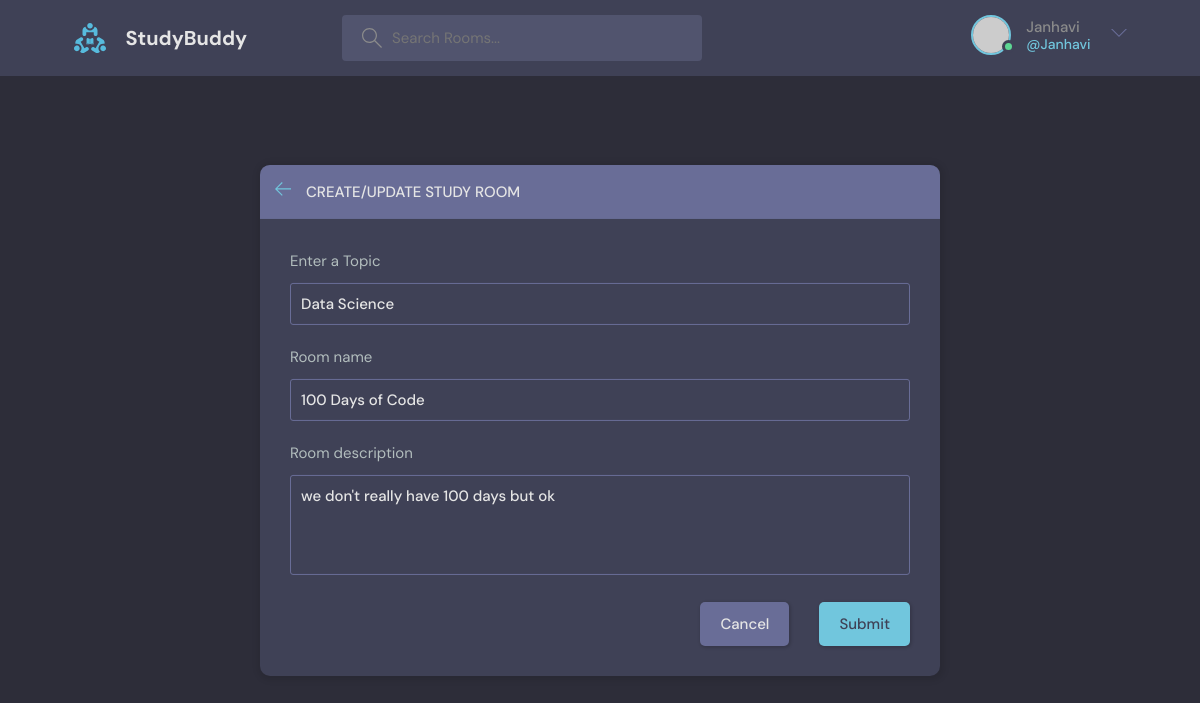
The page /update-room/2 (signed in) on the database its author committed.
### base/models.py (models this page shows, shortened)
class Roomy(models.Model):
    host = models.ForeignKey(User,on_delete=models.SET_NULL,null=True)
    topic = models.ForeignKey(Topic,on_delete=models.SET_NULL,null=True)
    name = models.CharField(max_length=200)
    description = models.TextField(null=True,blank=True) #null field is allowed
    participants = models.ManyToManyField(User,related_name='participants',blank=True)
    updated = models.DateTimeField(auto_now=True) #takes a snapshot on everytime we save the room
    created = models.DateTimeField(auto_now_add=True) #takes snapshot when we first create the room
    class Meta:
        ordering = ['-updated','-created']

class Topic(models.Model):
    name = models.CharField(max_length=200)

### base/views.py (the view, shortened to what this page needs)
# urls.py: path('update-room/<str:p>',views.updateRoom,name="update-room"),
@login_required(login_url='login')
def updateRoom(request,p):
    room = Roomy.objects.get(id=p)
    form = RoomForm(instance=room)
    topics = Topic.objects.all()
    if request.user != room.host:
        return HttpResponse('You are not allowed!')
    context={'form':form,'topics':topics,'room':room}
    return render(request,'base/room_form.html',context)

### base/forms.py
class RoomForm(ModelForm):
    class Meta:
        model = Roomy
        fields = '__all__'
        exclude = ['host','participants']

### base/templates/base/room_form.html (shortened to what this page needs)
{% extends 'main.html' %}
{% block content %}
  <main class="create-room layout">
    <div class="container">
      <div class="layout__box">
        <div class="layout__boxHeader">
          <div class="layout__boxTitle">
            <a href="{% url 'home' %}">
              <svg version="1.1" xmlns="http://www.w3.org/2000/svg" width="32" height="32" viewBox="0 0 32 32">
                <title>arrow-left</title>
                <path
                  d="M13.723 2.286l-13.723 13.714 13.719 13.714 1.616-1.611-10.96-10.96h27.625v-2.286h-27.625l10.965-10.965-1.616-1.607z">
                </path>
              </svg>
            </a>
            <h3>Create/Update Study Room</h3>
          </div>
        </div>
        <div class="layout__body">
          <form class="form" action="" method="POST">
            <div class="form__group">
              <label for="room_topic">Enter a Topic</label>
              <input required type="text" value="{{room.topic.name}}" name="topic" list="topic-list" />
            </div>
            <div class="form__group">
              <label for="room_name">Room name</label>
              {{form.name}}
            </div>
            <div class="form__group">
              <label for="room_description">Room description</label>
              {{form.description}}
            </div>
            <div class="form__action">
              <a class="btn btn--dark" href="{% url 'home' %}">Cancel</a>
              <button class="btn btn--main" type="submit">Submit</button>
            </div>
          </form>
        </div>
      </div>
    </div>
  </main>
{% endblock %}

### templates/navbar.html (shortened to what this page needs)
{% load static %}
<header class="header header--loggedIn">
    <div class="container">
      <a href="{% url 'home' %}" class="header__logo">
        <img src="{% static 'images/logo.svg' %}" />
        <h1>StudyBuddy</h1>
      </a>
      <form class="header__search" method="GET" action="{% url 'home' %}" >
        <label>
          <input type="text" name="q" placeholder="Search Rooms..."/>
        </label>
      </form>
      <nav class="header__menu">
        {% if request.user.is_authenticated %}
        <div class="header__user">
          <a href="profile.html">
            <div class="avatar avatar--medium active">
              <img src="https://randomuser.me/api/portraits/men/37.jpg" />
            </div>
            <p>{{request.user.username}} <span>@{{request.user.username}}</span></p>
          </a>
          <button class="dropdown-button">
            <svg version="1.1" xmlns="http://www.w3.org/2000/svg" width="32" height="32" viewBox="0 0 32 32">
              <title>chevron-down</title>
              <path d="M16 21l-13-13h-3l16 16 16-16h-3l-13 13z"></path>
            </svg>
          </button>
        </div>
        {% else %}
        <a href="{% url 'login' %}">
          <img src="{% static 'images/avatar.svg' %}" />
          <p>Login</p>
        </a>
        {% endif %}
      </nav>
    </div>
  </header>

### rows shown on the page
Roomy: topic "Data Science", name "100 Days of Code", description "we don't really have 100 days but ok"

### other values the page prints
{{ request.user.username }} "Janhavi"
